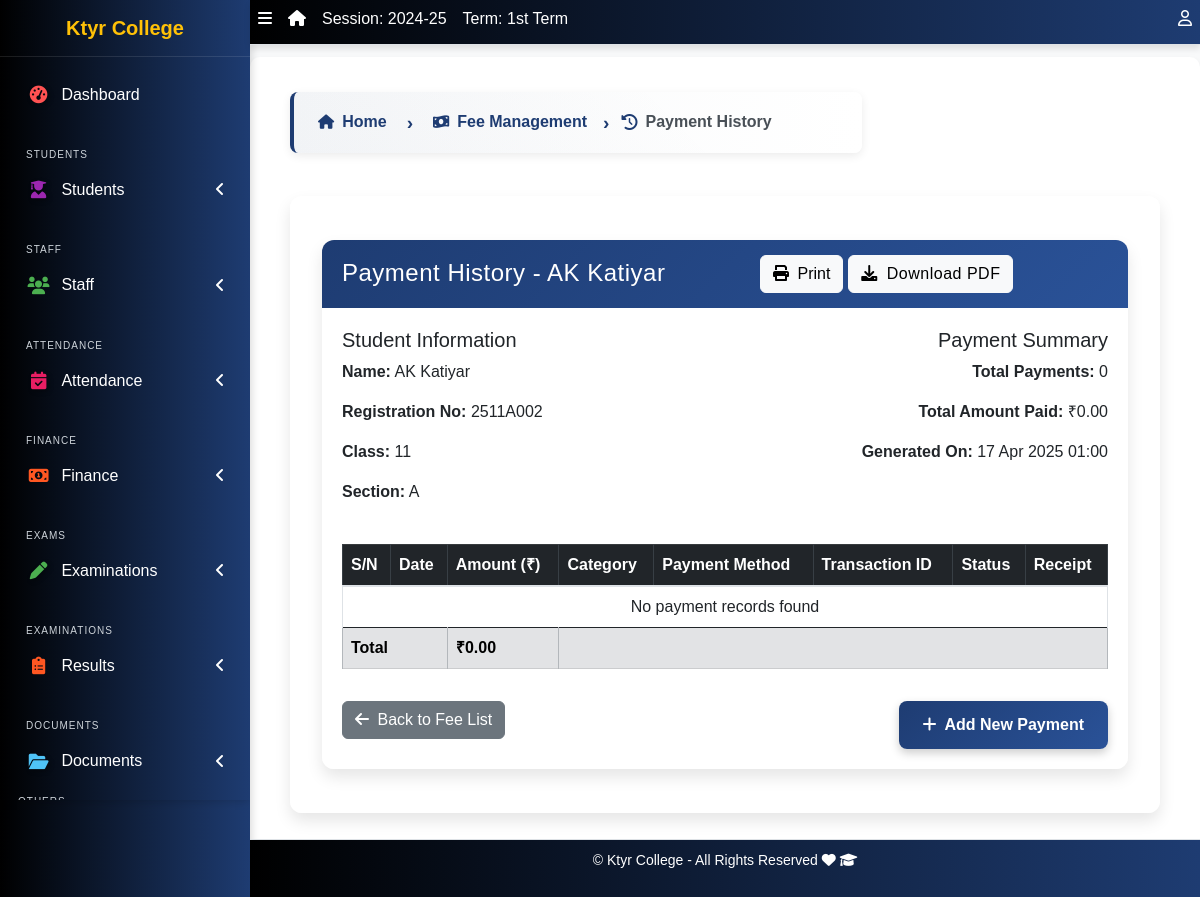
The page /fees/history/9/ (signed in) on the database as committed earlier.
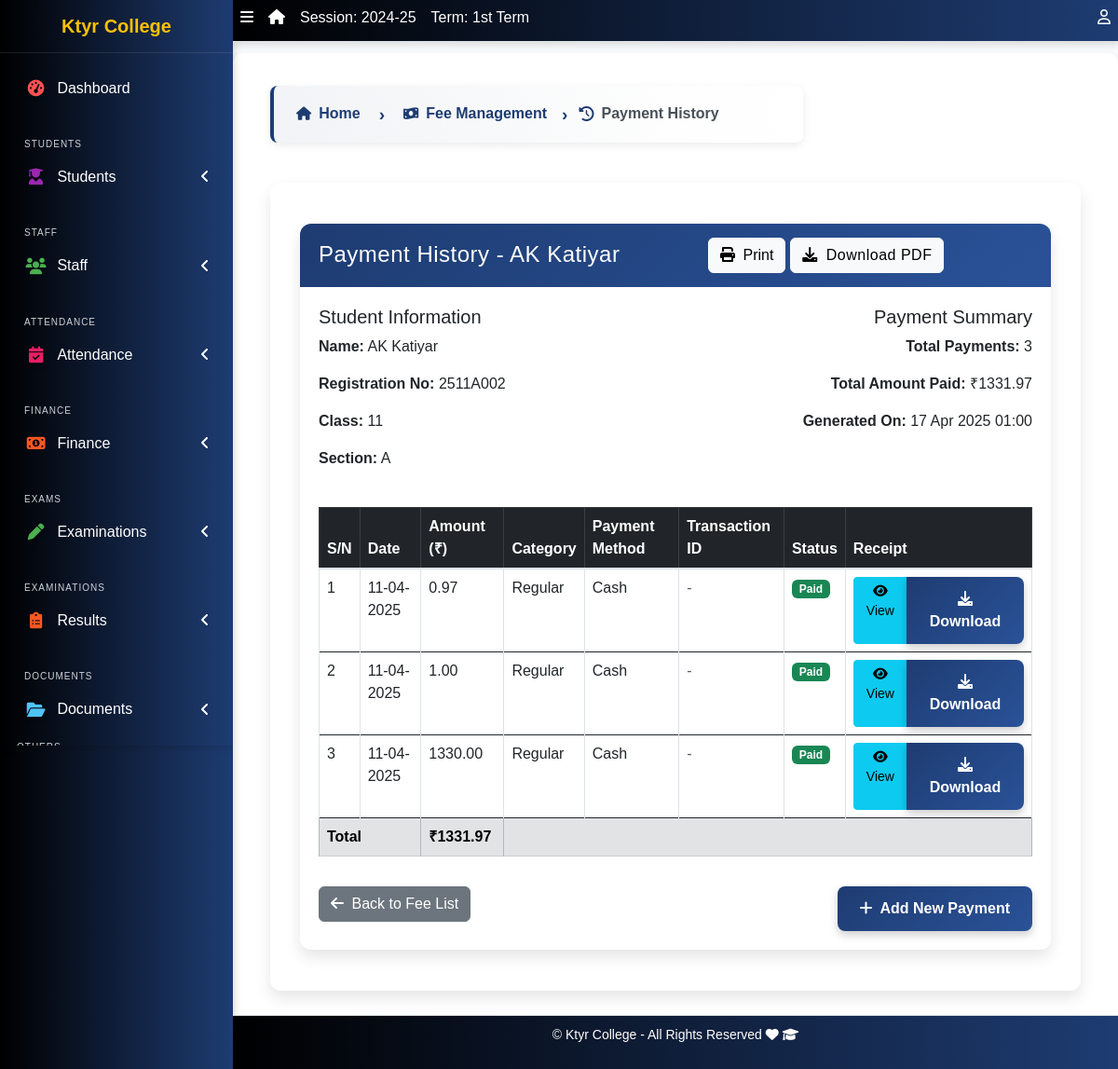
The same page on the database as committed later.
### apps/fees/models.py (models this page shows, shortened)
class FeePayment(models.Model):
    PAYMENT_STATUS = [
        ("Paid", "Paid"),
        ("Pending", "Pending"),
    ]
    PAYMENT_METHODS = [
        ("Cash", "Cash"),
        ("Online", "Online"),
        ("Bank Transfer", "Bank Transfer")
    ]
    student = models.ForeignKey('students.Student', on_delete=models.CASCADE)
    amount = models.DecimalField(max_digits=10, decimal_places=2)
    payment_method = models.CharField(max_length=50, choices=PAYMENT_METHODS)
    transaction_id = models.CharField(max_length=100, blank=True, null=True, help_text="Required for online or bank transfers")
    date = models.DateTimeField(default=timezone.now)
    status = models.CharField(max_length=20, choices=PAYMENT_STATUS, default="Pending")
    fee_category = models.CharField(max_length=50, default="Regular")

### apps/fees/views.py (the view)
# urls.py: path('history/<int:student_id>/', views.student_fee_history, name='student_fee_history'),
@login_required
def student_fee_history(request, student_id):
    student = get_object_or_404(Student, id=student_id)
    payments = FeePayment.objects.filter(student=student).order_by('-date')
    context = {
        'student': student,
        'payments': payments,
        'total_paid': sum(payment.amount for payment in payments),
        'generation_date': timezone.now()
    }
    return render(request, 'fees/student_fee_history.html', context)

### apps/corecode/context_processors.py (called while the page is built)
def site_defaults(request):
    current_session = AcademicSession.objects.get(current=True)
    current_term = AcademicTerm.objects.get(current=True)
    vals = SiteConfig.objects.all()
    contexts = {
        "current_session": current_session.name,
        "current_term": current_term.name,
    }
    for val in vals:
        contexts[val.key] = val.value
    return contexts

def global_college_profile(request):
    try:
        profile = CollegeProfileModel.objects.first()
    except CollegeProfileModel.DoesNotExist:
        profile = None
    return {'profile': profile}

### apps/corecode/models.py (called while the page is built)
    def __str__(self):
        return self.name

### apps/fees/templates/fees/student_fee_history.html (shortened to what the changed rows need)
{% extends 'base.html' %}
{% load static %}
{% block content %}
<div class="container mt-4 receipt-container">
    <div class="card shadow">
        <div class="card-body">
            <div class="row mb-4">
                <div class="col-md-6 text-md-end">
                    <h5>Payment Summary</h5>
                    <p><strong>Total Payments:</strong> {{ payments|length }}</p>
                    <p><strong>Total Amount Paid:</strong> ₹{{ total_paid|floatformat:2 }}</p>
                    <p><strong>Generated On:</strong> {% now "d M Y H:i" %}</p>
                </div>
            </div>
            <div class="table-responsive">
                <table class="table table-hover table-bordered">
                    <thead class="table-dark">
                        <tr>
                            <th>S/N</th>
                            <th>Date</th>
                            <th>Amount (₹)</th>
                            <th>Category</th>
                            <th>Payment Method</th>
                            <th>Transaction ID</th>
                            <th>Status</th>
                            <th class="no-print">Receipt</th>
                        </tr>
                    </thead>
                    <tbody>
                        {% for payment in payments %}
                        <tr>
                            <td>{{ forloop.counter }}</td>
                            <td>{{ payment.date|date:"d-m-Y" }}</td>
                            <td>{{ payment.amount|floatformat:2 }}</td>
                            <td>{{ payment.fee_category }}</td>
                            <td>{{ payment.payment_method }}</td>
                            <td>
                                {% if payment.transaction_id %}
                                    {{ payment.transaction_id }}
                                {% else %}
                                    <span class="text-muted">-</span>
                                {% endif %}
                            </td>
                            <td>
                                <span class="badge {% if payment.status == 'Paid' %}bg-success{% else %}bg-warning{% endif %}">
                                    {{ payment.status }}
                                </span>
                            </td>
                            <td class="no-print">
                                <div class="btn-group">
                                    <a href="{% url 'fees:generate_receipt' payment.id %}?format=html" class="btn btn-sm btn-info" target="_blank">
                                        <i class="fas fa-eye"></i> View
                                    </a>
                                    <a href="{% url 'fees:generate_receipt' payment.id %}" class="btn btn-sm btn-primary">
                                        <i class="fas fa-download"></i> Download
                                    </a>
                                </div>
                            </td>
                        </tr>
                        {% empty %}
                        <tr>
                            <td colspan="8" class="text-center">No payment records found</td>
                        </tr>
                        {% endfor %}
                    </tbody>
                    <tfoot>
                        <tr class="table-secondary">
                            <td><strong>₹{{ total_paid|floatformat:2 }}</strong></td>
                        </tr>
                    </tfoot>
                </table>
            </div>
        </div>
    </div>
</div>
{% endblock %}

Rows that differ between the two databases and show on the page:
added FeePayment: date "11-04-2025", amount "0.97", fee_category "Regular", payment_method "Cash", status "Paid"
added FeePayment: date "11-04-2025", amount "1.00", fee_category "Regular", payment_method "Cash", status "Paid"
added FeePayment: date "11-04-2025", amount "1330.00", fee_category "Regular", payment_method "Cash", status "Paid"
Other text that changed with them:
{{ payments|length }}: "0" → "3"
{{ total_paid|floatformat:2 }}: "0.00" → "1331.97"
text no longer shown: "No payment records found"
